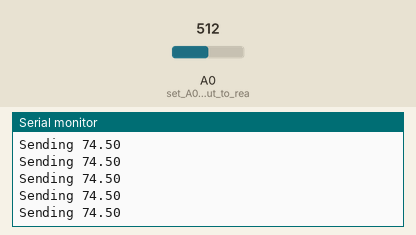
A sketch run on a simulated Arduino Uno, built with avr-gcc and run on an emulated ATmega328P. Parts: the last lines printed to the serial monitor. The test bench sets the inputs (shaded band); at power-on: A0 (set_A0_to_an_input_to_rea) = 512. No radio packets arrive unless stated.

Above: at 1.2 s.
1.3 s: A0 (set_A0_to_an_input_to_rea) set to 0
At 1.39 s:
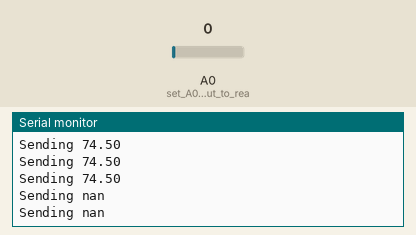
3.2 s: A0 (set_A0_to_an_input_to_rea) set to 122
At 3.23 s:
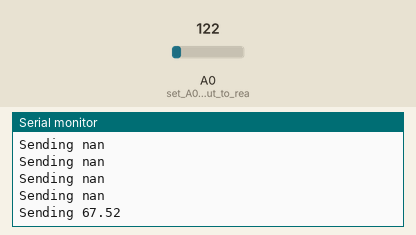

The sketch:

TherTransmitter.ino
```cpp
/**
 * @file ThermistorCalc.ino
 *
 * @brief This file calculates the resistance of an NTC thermistor based on output voltage.
 *        Now contains code to trasnmit a message to another RFM69HCW radio module
 * @author Mark Maurer (mmark2)
 * @date 9/25/2021
 */
#include <math.h> //for pow and log functions
#include <RH_RF69.h>
#include <SPI.h>
#include <String.h> //for string functions and converting char array to string

#define RF69_FREQ   433.0   //setting frequency to 433 MHz
#define RFM69_INT     3
#define RFM69_CS      4
#define RFM69_RST     2

RH_RF69 rf69(RFM69_CS, RFM69_INT);  //radio driver object


#define FREQUENCY   RF69_433MHZ   //setting frequency to 433 MHz
#define ENCRYPT       false // Set to "true" to use encryption
#define ENCRYPTKEY    "TOPSECRETPASSWRD" // Use the same 16-byte key on all nodes

// Use ACKnowledge when sending messages (or not):
#define USEACK        false // Request ACKs or not


//the coefficients for the Steinhart-Hart equation
//calculated using matrix in matlab
float A = 9.191896699*pow(10, -3);
float B = -10.68933374*pow(10, -4);
float C = 51.48508572*pow(10, -7);

void setup() {
  Serial.begin(1000000); //start serial monitor
  pinMode(A0, INPUT); //set A0 to an input to read
                      //the output voltage from the voltage divider
  pinMode(RFM69_RST, OUTPUT); //configuring the reset pin
  digitalWrite(RFM69_RST, LOW); //set it low initially

  // manual reset, setting the RST pin high triggers reset of module
  digitalWrite(RFM69_RST, HIGH);
  delay(10);
  digitalWrite(RFM69_RST, LOW);
  delay(10);

  //check to make sure the reset worked
  if (!rf69.init())
  {
    Serial.println("RFM69 radio init failed");
    while (1);
  }
  else
  {
    Serial.println("RFM69 radio init OK!");
  }

  rf69.setFrequency(RF69_FREQ);
  rf69.setModemConfig(20);
  rf69.setTxPower(20, true);  // range from 14-20 for power, 2nd arg must be true for 69HCW
}

void loop() {
  double Vout = analogRead(A0) * (5/1023.0);  //analog read gives a number between 1-1023
                                              //so output voltage is calculated by
                                              //multiplying by source voltage and
                                              //dividing by 1023.
  double rTHR = (10000 * Vout) / (5 - Vout);  //equation of resistance derived from voltage divider equation
  float temp; //the temperature variable

  //use the Steinhart-Hart equation to calculate temp based on current resistance
  //value, calculated in kelvins
  temp = 1 / (A + (B*log(rTHR)) + (C*pow(log(rTHR), 3)));
  temp -= 273.15; //convert to celcius
  temp *= 9;
  temp /= 5;
  temp += 32; //converted to fahrenheit, the steps were expanded to avoid rounding errors

  Serial.print("Sending ");
  Serial.println(temp, 2); // print the floating value to 2 decimal places
  rf69.waitPacketSent(); //wait for it to be sent, blocks the radio until done
  uint8_t buf[RH_RF69_MAX_MESSAGE_LEN]; //this is where a message to be sent is stored
  uint8_t len = sizeof(buf);            //this is the length or size of the message
  String myStr = "";              //start converting the temp data into a data type that can be sent, create an empty string object
  myStr.concat(temp);             //concatenate the temp data to the end of the string
  myStr.toCharArray(buf, len);    //change the string to character array and store it in the buffer
  rf69.send((uint8_t *)buf, len); //calls the send function, sends an unsignedint or char
                                  //the second argument is the byte size of the message

}
```

Measured:
- after the input at 1.3 s, the serial monitor: prints a new line at once (image 1)
- after the input at 3.2 s, the serial monitor: prints a new line at once (image 2)
